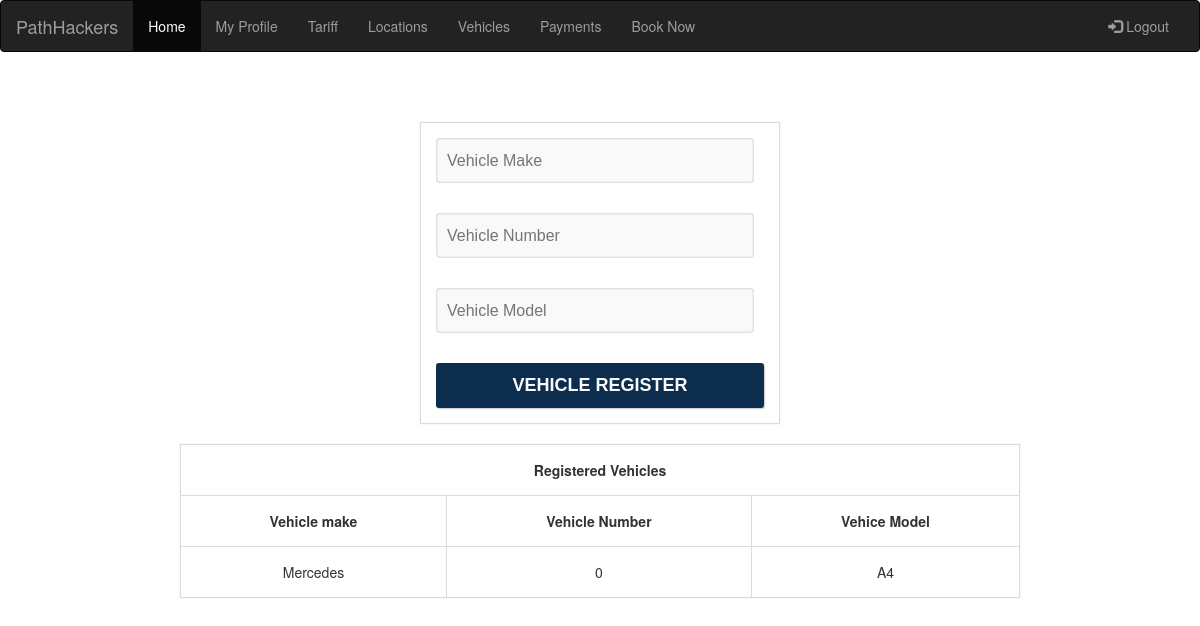
Screenshot of /PathHackers/PathHackers/vehicles.php (signed in) with the database file from the repository.
### tables this page shows
CREATE TABLE `vehicle` (
  `userId` int(11) NOT NULL,
  `vehicleMake` varchar(20) NOT NULL,
  `vehicleNumber` varchar(45) NOT NULL,
  `vehicleModel` varchar(20) DEFAULT NULL
);

### PathHackers/PathHackers/session.php (called while the page is built, shortened)
<?php
$user_check=$_SESSION['user'];
?>

### PathHackers/PathHackers/vehicles.php (the view, shortened to what this page needs)
<?php
include('config.php');
include('session.php');
		?>
<!DOCTYPE html>
<html lang="en">
<head>
  <link rel="stylesheet" href="http://maxcdn.bootstrapcdn.com/bootstrap/3.3.6/css/bootstrap.min.css">
</head>
<body>
<nav class="navbar navbar-inverse">
  <div class="container-fluid">
    <div class="navbar-header">
      <a class="navbar-brand" href="home.php">PathHackers</a>
    </div>
    <div class="collapse navbar-collapse" id="myNavbar">
      <ul class="nav navbar-nav">
        <li class="active"><a href="Home.php">Home</a></li>
        <li><a href="myprofile.php">My Profile</a></li>
        <li><a href="tariff.php">Tariff</a></li>
        <li><a href="locations.php">Locations</a></li>
        <li><a href="vehicles.php">Vehicles</a></li>
        <li><a href="Payments.php">Payments</a></li>
		<li><a href="booking.php">Book Now</a></li>
      </ul>
      <ul class="nav navbar-nav navbar-right">
        <li><a href="#"><span class="glyphicon glyphicon-log-in"></span> Logout</a></li>
      </ul>
    </div>
  </div>
</nav>
<link rel="stylesheet" href="stylesheets/style.css" type="text/css" />
</head>
<body>
<center>
<div id="login-form">
<form method="post">
<table align="center" width="30%" border="0">
<tr>
<td><input type="text" name="vmake" placeholder="Vehicle Make" required /></td>
</tr>
<tr>
<td><input type="text" name="vnumber" placeholder="Vehicle Number" required /></td>
</tr>
<tr>
<td><input type="text" name="vmodel" placeholder="Vehicle Model" required /></td>
</tr>
<tr>
<td><a href="index.php"><button type="submit" name="btn-vehicle">Vehicle Register</button></td>
</tr>
</table>
<BR>
<table align="center" width="70%" border="1">
<tr><td colspan=3 align=Center><B>Registered Vehicles</B></td></tr>
<tr>
<td align= center><b>Vehicle make</b></td>
<td align= center><b>Vehicle Number</b></td>
<td align = center><b>Vehice Model</b></td>
</tr>
<?php
$sql = "SELECT vehicleMake, vehicleNumber, vehicleModel FROM vehicle where userId=$user_check";
$result = $conn->query($sql);
if ($result->num_rows > 0) {
     while($row = $result->fetch_assoc()) {
         echo "<tr><td align=center>".$row["vehicleMake"]."</td>
		 <td align=center> ". $row["vehicleNumber"]. "</td>
		 <td align=center>" . $row["vehicleModel"] . "</td></tr>";
     }
} else {
     echo "No Vehicle is registered";
}
?>
</table>
</form>
</div>
</center>
</body>
</html>

### PathHackers/PathHackers/stylesheets/style.css (style rules this page uses)
* { margin:0; padding:0; }
#login-form { margin-top:70px; }
table { border:solid #dcdcdc 1px; padding:25px; box-shadow: 0px 0px 1px rgba(0,0,0,0.2); }
table tr,td { padding:15px; //border:solid #e1e1e1 1px; }
table tr td input { width:97%; height:45px; border:solid #e1e1e1 1px; border-radius:3px; padding-left:10px; font-family:Verdana, Geneva, sans-serif; font-size:16px; background:#f9f9f9; transition-duration:0.5s; box-shadow: inset 0px 0px 1px rgba(0,0,0,0.4); }
table tr td button { width:100%; height:45px; border:0px; background:rgba(12,45,78,11); background:-moz-linear-gradient(top, #595959 , #515151); border-radius:3px; box-shadow: 1px 1px 1px rgba(1,0,0,0.2); color:#f9f9f9; font-family:Verdana, Geneva, sans-serif; font-size:18px; font-weight:bolder; text-transform:uppercase; }
table tr td a { text-decoration:none; color:#00a2d1; font-family:Verdana, Geneva, sans-serif; font-size:18px; }

### rows the page displays
vehicle: vehicleMake "Mercedes", vehicleNumber "0", vehicleModel "A4"
